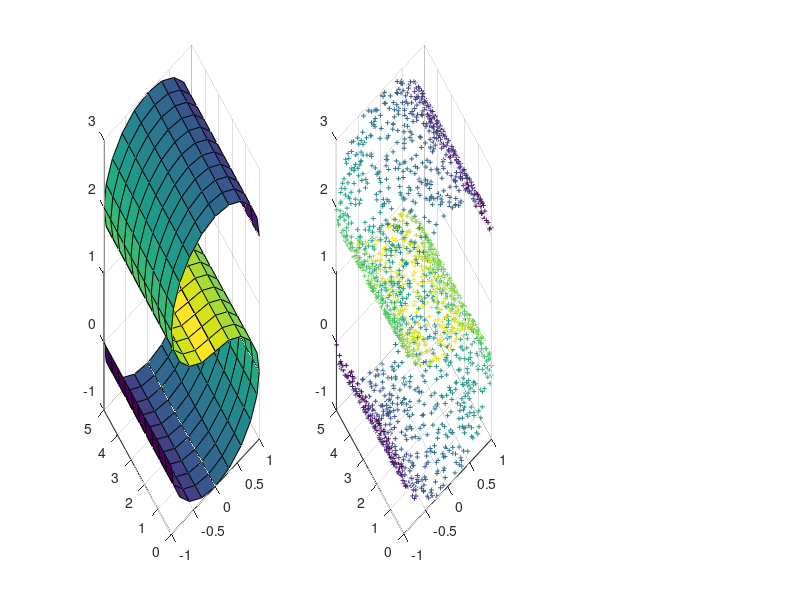

Source code (MATLAB): (Note: this script raises an error after producing the figure.)
clc;
close all;
clear;

% S-CURVE DATASET

N=2000;
K=12;
d=2;

% PLOT TRUE MANIFOLD
tt = [-1:0.1:0.5]*pi;
uu = fliplr(tt);
hh = [0:0.1:1]*5;
xx = [cos(tt) -cos(uu)]'*ones(size(hh));
yy = ones(size([tt uu]))'*hh;
zz = [sin(tt) 2-sin(uu)]'*ones(size(hh));
cc = [tt uu]' * ones(size(hh));

subplot(1,3,1);
surf(xx,yy,zz,cc);

% GENERATE SAMPLED DATA

angle = pi*(1.5*rand(1,N/2)-1);
angle_lr = fliplr(angle);
height = 5*rand(1,N);
X = [[cos(angle), -cos(angle_lr)]; height; [ sin(angle), 2-sin(angle_lr)]];

% SCATTERPLOT OF SAMPLED DATA
subplot(1,3,2);
scatter3(X(1,:),X(2,:),X(3,:),12,[angle angle_lr],'+');

%% RUN LLE ALGORITHM
Y=lle(X,K,d);
% Y=lle_lite(X,K,d);
% SCATTERPLOT OF EMBEDDING
figure;
subplot(1,2,1);cla;
scatter(Y(1,:),Y(2,:),12,[angle angle_lr],'+');title('LLE')

%% PCA dimensionality reduction
C = double(X * X');
[V, D] = eig(C);
D = diag(D); % perform PCA on features matrix 
conf.V_pca = V(:, 1:d);
Y = conf.V_pca' * X;
subplot(1,2,2);
scatter(Y(1,:),Y(2,:),12,[angle angle_lr],'+');title('PCA')

